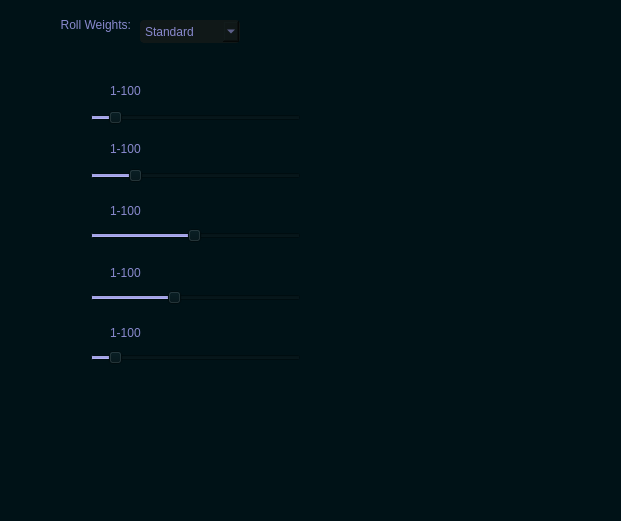
     <widget class="QWidget" name="weights_widget" native="true">
      <property name="geometry">
       <rect>
        <x>780</x>
        <y>310</y>
        <width>621</width>
        <height>521</height>
       </rect>
      </property>
      <property name="styleSheet">
       <string notr="true">QWidget {
	background-color: rgb(0, 18, 23);
}</string>
      </property>
      <widget class="QComboBox" name="weight_profile">
       <property name="geometry">
        <rect>
         <x>140</x>
         <y>20</y>
         <width>100</width>
         <height>23</height>
        </rect>
       </property>
       <property name="styleSheet">
        <string notr="true">QComboBox {

	border: 1px solid rgb(16, 24, 24);
	border-radius: 4px;
	background-color: rgb(16, 24, 24);
	color: rgb(137, 137, 206);

}

QComboBox:hover {
	background-color: rgb(24, 40, 40);
}

QComboBox:focus {
	border: rgb(85, 170, 255);
}
</string>
       </property>
       <item>
        <property name="text">
         <string>Standard</string>
        </property>
       </item>
       <item>
        <property name="text">
         <string>Fast</string>
        </property>
       </item>
       <item>
        <property name="text">
         <string>Slow</string>
        </property>
       </item>
       <item>
        <property name="text">
         <string>Custom</string>
        </property>
       </item>
      </widget>
      <widget class="QLabel" name="quarter_weight_value">
       <property name="geometry">
        <rect>
         <x>110</x>
         <y>198</y>
         <width>61</width>
         <height>26</height>
        </rect>
       </property>
       <property name="font">
        <font>
         <pointsize>9</pointsize>
        </font>
       </property>
       <property name="styleSheet">
        <string notr="true">QLabel {
	color:rgb(137, 137, 206)
	
}</string>
       </property>
       <property name="text">
        <string>1-100</string>
       </property>
      </widget>
      <widget class="QSlider" name="half_weight_slider">
       <property name="geometry">
        <rect>
         <x>90</x>
         <y>168</y>
         <width>211</width>
         <height>16</height>
        </rect>
       </property>
       <property name="styleSheet">
        <string notr="true">QSlider {
	selection-background-color: rgb(137, 137, 206);
}
</string>
       </property>
       <property name="value">
        <number>19</number>
       </property>
       <property name="orientation">
        <enum>Qt::Horizontal</enum>
       </property>
      </widget>
      <widget class="QLabel" name="quarter_weight_image">
       <property name="geometry">
        <rect>
         <x>50</x>
         <y>188</y>
         <width>40</width>
         <height>51</height>
        </rect>
       </property>
       <property name="font">
        <font>
         <pointsize>9</pointsize>
        </font>
       </property>
       <property name="styleSheet">
        <string notr="true">QLabel {
	color:rgb(137, 137, 206)
	
}</string>
       </property>
       <property name="text">
        <string/>
       </property>
       <property name="pixmap">
        <pixmap>data/images/quarter.png</pixmap>
       </property>
       <property name="scaledContents">
        <bool>true</bool>
       </property>
       <property name="wordWrap">
        <bool>true</bool>
       </property>
      </widget>
      <widget class="QSlider" name="quarter_weight_slider">
       <property name="geometry">
        <rect>
         <x>90</x>
         <y>228</y>
         <width>211</width>
         <height>16</height>
        </rect>
       </property>
       <property name="styleSheet">
        <string notr="true">QSlider {
	selection-background-color: rgb(137, 137, 206);
}</string>
       </property>
       <property name="value">
        <number>49</number>
       </property>
       <property name="orientation">
        <enum>Qt::Horizontal</enum>
       </property>
      </widget>
      <widget class="QLabel" name="half_weight_value">
       <property name="geometry">
        <rect>
         <x>110</x>
         <y>138</y>
         <width>61</width>
         <height>22</height>
        </rect>
       </property>
       <property name="font">
        <font>
         <pointsize>9</pointsize>
        </font>
       </property>
       <property name="styleSheet">
        <string notr="true">QLabel {
	color:rgb(137, 137, 206)
	
}</string>
       </property>
       <property name="text">
        <string>1-100</string>
       </property>
      </widget>
      <widget class="QLabel" name="half_weight_image">
       <property name="geometry">
        <rect>
         <x>50</x>
         <y>128</y>
         <width>40</width>
         <height>51</height>
        </rect>
       </property>
       <property name="font">
        <font>
         <pointsize>9</pointsize>
        </font>
       </property>
       <property name="styleSheet">
        <string notr="true">QLabel {
	color:rgb(137, 137, 206)
	
}</string>
       </property>
       <property name="text">
        <string/>
       </property>
       <property name="pixmap">
        <pixmap>data/images/half.png</pixmap>
       </property>
       <property name="scaledContents">
        <bool>true</bool>
       </property>
       <property name="wordWrap">
        <bool>true</bool>
       </property>
      </widget>
      <widget class="QLabel" name="roll_weights_label">
       <property name="geometry">
        <rect>
         <x>30</x>
         <y>18</y>
         <width>101</width>
         <height>30</height>
        </rect>
       </property>
       <property name="sizePolicy">
        <sizepolicy hsizetype="Fixed" vsizetype="Fixed">
         <horstretch>0</horstretch>
         <verstretch>0</verstretch>
        </sizepolicy>
       </property>
       <property name="minimumSize">
        <size>
         <width>0</width>
         <height>0</height>
        </size>
       </property>
       <property name="maximumSize">
        <size>
         <width>16777215</width>
         <height>16777215</height>
        </size>
       </property>
       <property name="font">
        <font>
         <pointsize>9</pointsize>
        </font>
       </property>
       <property name="styleSheet">
        <string notr="true">color: rgb(137, 137, 206);</string>
       </property>
       <property name="text">
        <string>&lt;html&gt;&lt;head/&gt;&lt;body&gt;&lt;p&gt;Roll Weights:&lt;/p&gt;&lt;/body&gt;&lt;/html&gt;</string>
       </property>
       <property name="alignment">
        <set>Qt::AlignRight|Qt::AlignTop|Qt::AlignTrailing</set>
       </property>
       <property name="wordWrap">
        <bool>true</bool>
       </property>
       <property name="margin">
        <number>6</number>
       </property>
      </widget>
      <widget class="QSlider" name="eighth_weight_slider">
       <property name="geometry">
        <rect>
         <x>90</x>
         <y>290</y>
         <width>211</width>
         <height>16</height>
        </rect>
       </property>
       <property name="styleSheet">
        <string notr="true">QSlider {
	selection-background-color: rgb(137, 137, 206);
}</string>
       </property>
       <property name="value">
        <number>39</number>
       </property>
       <property name="orientation">
        <enum>Qt::Horizontal</enum>
       </property>
      </widget>
      <widget class="QLabel" name="eighth_weight_value">
       <property name="geometry">
        <rect>
         <x>110</x>
         <y>260</y>
         <width>61</width>
         <height>26</height>
        </rect>
       </property>
       <property name="font">
        <font>
         <pointsize>9</pointsize>
        </font>
       </property>
       <property name="styleSheet">
        <string notr="true">QLabel {
	color:rgb(137, 137, 206)
	
}</string>
       </property>
       <property name="text">
        <string>1-100</string>
       </property>
      </widget>
      <widget class="QLabel" name="eighth_weight_image">
       <property name="geometry">
        <rect>
         <x>50</x>
         <y>250</y>
         <width>40</width>
         <height>51</height>
        </rect>
       </property>
       <property name="font">
        <font>
         <pointsize>9</pointsize>
        </font>
       </property>
       <property name="styleSheet">
        <string notr="true">QLabel {
	color:rgb(137, 137, 206)
	
}</string>
       </property>
       <property name="text">
        <string/>
       </property>
       <property name="pixmap">
        <pixmap>data/images/eighth.png</pixmap>
       </property>
       <property name="scaledContents">
        <bool>true</bool>
       </property>
       <property name="wordWrap">
        <bool>true</bool>
       </property>
      </widget>
      <widget class="QSlider" name="whole_weight_slider">
       <property name="geometry">
        <rect>
         <x>90</x>
         <y>110</y>
         <width>211</width>
         <height>16</height>
        </rect>
       </property>
       <property name="styleSheet">
        <string notr="true">QSlider {
	selection-background-color: rgb(137, 137, 206);
}</string>
       </property>
       <property name="value">
        <number>9</number>
       </property>
       <property name="orientation">
        <enum>Qt::Horizontal</enum>
       </property>
      </widget>
      <widget class="QLabel" name="whole_weight_image">
       <property name="geometry">
        <rect>
         <x>60</x>
         <y>90</y>
         <width>21</width>
         <height>21</height>
        </rect>
       </property>
       <property name="font">
        <font>
         <pointsize>9</pointsize>
        </font>
       </property>
       <property name="styleSheet">
        <string notr="true">QLabel {
	color:rgb(137, 137, 206)
	
}</string>
       </property>
       <property name="text">
        <string/>
       </property>
       <property name="pixmap">
        <pixmap>data/images/whole.png</pixmap>
       </property>
       <property name="scaledContents">
        <bool>true</bool>
       </property>
       <property name="wordWrap">
        <bool>true</bool>
       </property>
      </widget>
      <widget class="QLabel" name="whole_weight_value">
       <property name="geometry">
        <rect>
         <x>110</x>
         <y>80</y>
         <width>61</width>
         <height>22</height>
        </rect>
       </property>
       <property name="font">
        <font>
         <pointsize>9</pointsize>
        </font>
       </property>
       <property name="styleSheet">
        <string notr="true">QLabel {
	color:rgb(137, 137, 206)
	
}</string>
       </property>
       <property name="text">
        <string>1-100</string>
       </property>
      </widget>
      <widget class="QLabel" name="sixteenth_weight_image">
       <property name="geometry">
        <rect>
         <x>29</x>
         <y>310</y>
         <width>61</width>
         <height>51</height>
        </rect>
       </property>
       <property name="font">
        <font>
         <pointsize>9</pointsize>
        </font>
       </property>
       <property name="styleSheet">
        <string notr="true">QLabel {
	color:rgb(137, 137, 206)
	
}</string>
       </property>
       <property name="text">
        <string/>
       </property>
       <property name="pixmap">
        <pixmap>data/images/sixteenth.png</pixmap>
       </property>
       <property name="scaledContents">
        <bool>true</bool>
       </property>
       <property name="wordWrap">
        <bool>true</bool>
       </property>
      </widget>
      <widget class="QLabel" name="sixteenth_weight_value">
       <property name="geometry">
        <rect>
         <x>110</x>
         <y>320</y>
         <width>61</width>
         <height>26</height>
        </rect>
       </property>
       <property name="font">
        <font>
         <pointsize>9</pointsize>
        </font>
       </property>
       <property name="styleSheet">
        <string notr="true">QLabel {
	color:rgb(137, 137, 206)
	
}</string>
       </property>
       <property name="text">
        <string>1-100</string>
       </property>
      </widget>
      <widget class="QSlider" name="sixteenth_weight_slider">
       <property name="geometry">
        <rect>
         <x>90</x>
         <y>350</y>
         <width>211</width>
         <height>16</height>
        </rect>
       </property>
       <property name="styleSheet">
        <string notr="true">QSlider {
	selection-background-color: rgb(137, 137, 206);
}</string>
       </property>
       <property name="value">
        <number>9</number>
       </property>
       <property name="orientation">
        <enum>Qt::Horizontal</enum>
       </property>
      </widget>
     </widget>
